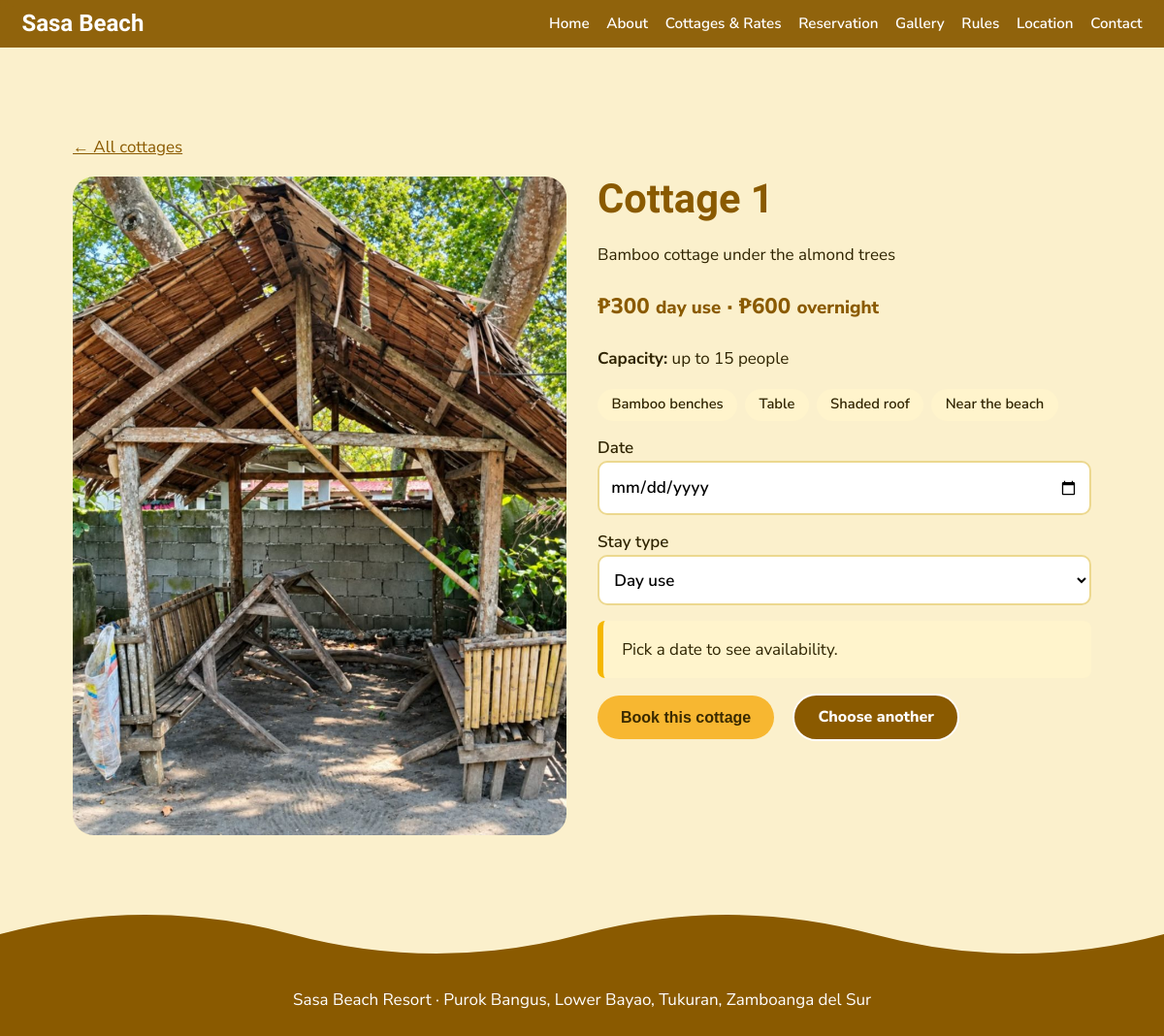
/frontend/cottage.php?id=1, run on the app's committed database.
### tables this page shows
CREATE TABLE cottages(id INT AUTO_INCREMENT PRIMARY KEY,cottage_no INT UNIQUE,name VARCHAR(80),capacity INT DEFAULT 15,price DECIMAL(8,2) DEFAULT 300,status ENUM('available','maintenance') DEFAULT 'available',description VARCHAR(255),amenities VARCHAR(255),image VARCHAR(100));

CREATE TABLE settings(k VARCHAR(50) PRIMARY KEY,v VARCHAR(255));

### backend/config.php (called while the page is built, shortened)
<?php
$pdo=new PDO('mysql:host=localhost;dbname=sasa_resort;charset=utf8mb4','root','',[PDO::ATTR_ERRMODE=>PDO::ERRMODE_EXCEPTION,PDO::ATTR_DEFAULT_FETCH_MODE=>PDO::FETCH_ASSOC]);
$pdo->exec("INSERT IGNORE INTO settings VALUES('overnight_multiplier','2'),('ewallet_name','GCash'),('ewallet_number',''),('ewallet_holder','')");
function e($s){return htmlspecialchars((string)$s,ENT_QUOTES,'UTF-8');}
function setting($k){global $pdo;$s=$pdo->prepare('SELECT v FROM settings WHERE k=?');$s->execute([$k]);return $s->fetchColumn();}
function mult(){$v=(float)setting('overnight_multiplier');return $v>0?$v:2;}
function cname($x){return $x['name']?:'Cottage '.$x['cottage_no'];}
function cimg($x,$b=''){return file_exists(__DIR__.'/../frontend/uploads/cottages/'.$x['image'])?$b.'uploads/cottages/'.$x['image']:$b.'img/'.$x['image'];}

### frontend/cottage.php (the view, shortened to what this page needs)
<?php require __DIR__.'/../backend/config.php';$s=$pdo->prepare('SELECT * FROM cottages WHERE id=?');$s->execute([(int)($_GET['id']??0)]);$x=$s->fetch();if(!$x){header('Location: cottages.php');exit;}
$pk=$_SESSION['pick']??[];
$title=cname($x).' – Sasa Beach Resort';include 'inc/header.php';$ty=$pk['type']??'day';?>
<section><div class="wrap"><p><a href="cottages.php#choose">← All cottages</a></p><div class="det"><img src="<?=e(cimg($x))?>" alt="<?=e(cname($x))?>"><div><h2><?=e(cname($x))?></h2><p><?=e($x['description'])?></p>
<p class="price">₱<?=number_format($x['price'])?> <small>day use</small> · ₱<?=number_format($x['price']*mult())?> <small>overnight</small></p><p><b>Capacity:</b> up to <?=$x['capacity']?> people</p>
<ul class="chips"><?php foreach(array_filter(array_map('trim',explode(',',$x['amenities']))) as $a)echo '<li>'.e($a).'</li>';?></ul>
<?php if($x['status']!='available'):?><p class="err">This cottage is under maintenance.</p><?php else:?>
<form method="post"><label>Date<input type="date" id="date" name="date" min="<?=date('Y-m-d')?>" required value="<?=e($pk['date']??'')?>"></label><label>Stay type<select name="type" id="type"><option value="day">Day use</option><option value="overnight" <?=$ty=='overnight'?'selected':''?>>Overnight</option></select></label>
<div class="note" id="av">Pick a date to see availability.</div><div class="row"><button class="btn" id="go">Book this cottage</button><a class="btn alt" style="background:var(--sea)" href="cottages.php#choose">Choose another</a></div></form>
<?php endif;?></div></div></div></section><?php include 'inc/footer.php';

### frontend/css/style.css (style rules this page uses)
:root { --sea: #8a5a00; --lagoon: #f5b700; --foam: #fff4cc; --sand: #fbf0cc; --ink: #2f2400; --sun: #f7b731; --sandDeep: #ecd88f; }
* { box-sizing: border-box; }
body { margin: 0; font: 17px/1.6 "Nunito Sans", system-ui, sans-serif; color: var(--ink); background: var(--sand); }
h1, h2, h3, .brand { font-family: "Bricolage Grotesque", Georgia, sans-serif; line-height: 1.1; margin: 0 0 0.5em; }
h2 { font-size: clamp(1.8rem, 4vw, 2.6rem); color: var(--sea); }
a { color: var(--sea); }
img { max-width: 100%; display: block; }
.btn { display: inline-block; padding: 0.8rem 1.5rem; border-radius: 99px; background: var(--sun); color: #3a2a00; font-weight: 800; text-decoration: none; border: 0; font-size: 1rem; cursor: pointer; margin-right: 0.6rem; }
.btn.alt { background: transparent; color: #fff; border: 2px solid #fff; }
section { padding: 4.5rem 1.4rem; }
.wrap { max-width: 1050px; margin: auto; }
.price { font-weight: 800; font-size: 1.4rem; color: var(--sea); }
form label { display: block; font-weight: 600; margin: 0.9rem 0 0.2rem; }
input, select, textarea { width: 100%; padding: 0.7rem; border: 2px solid var(--sandDeep); border-radius: 10px; font: inherit; background: #fff; }
.note { background: var(--foam); border-left: 6px solid var(--lagoon); padding: 1rem 1.2rem; border-radius: 8px; margin: 1rem 0; }
.btn, .b { min-height: 44px; display: inline-flex; align-items: center; justify-content: center; line-height: 1.2; }
.row { display: flex; gap: 0.6rem; flex-wrap: wrap; align-items: center; }
.det { display: grid; grid-template-columns: repeat(auto-fit, minmax(280px, 1fr)); gap: 2rem; align-items: start; }
.det > img { border-radius: 22px; width: 100%; }
.chips { display: flex; gap: 0.5rem; flex-wrap: wrap; padding: 0; list-style: none; margin: 0.8rem 0; }
.chips li { background: var(--foam); padding: 0.3rem 0.9rem; border-radius: 99px; font-weight: 600; font-size: 0.92rem; }

### data on the page
cottages: image (picture), name "Cottage 1", description "Bamboo cottage under the almond trees", price "300", $x['price']*mult() "600", capacity "15", amenities "Bamboo benches", amenities "Table", amenities "Shaded roof", amenities "Near the beach"
